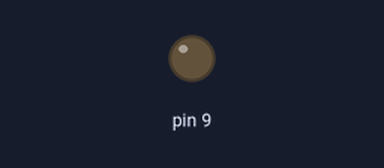
Simulated run of this sketch. Board: Arduino Uno, built with avr-gcc and run on an emulated ATmega328P. Shown: output pins drawn as LEDs (lit = HIGH).

Above: at 0.05 s.
At 0.95 s:
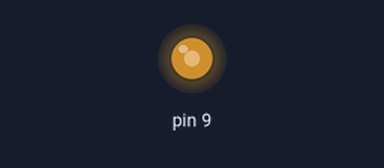
At 1.4 s:
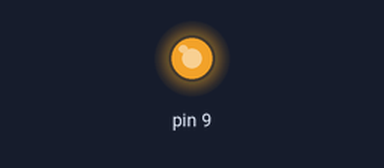
At 2.8 s:
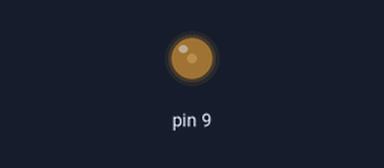
Timing chart, 0 to 7.0 s (numbered marks = the images above):
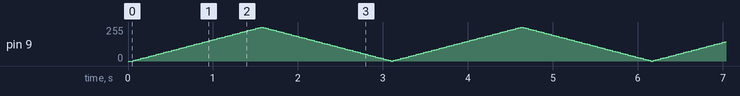

The sketch:

PwmLibrary.ino
```cpp
#include <PwmLed.h>

#define LED0 9
#define LED1 10
#define LED2 11

PwmLed led0;

void setup()  {
  led0.set(LED0, 0, 5, 30);
}

void loop()  {
  led0.update();
}
```

PwmLed.h
```cpp
#ifndef PwmLed_h
#define PwmLed_h

#include <inttypes.h>

class PwmLed
{

public:
  unsigned long m_lastTime;
  uint8_t m_pin;
  int m_brightness;
  int m_fadeAmount;
  unsigned long m_delayDuration;

  PwmLed(void);
  void set(uint8_t pin, int initBrightness, int fadeAmount, unsigned long delayDuration);
  void update(void);
};

#endif
```
